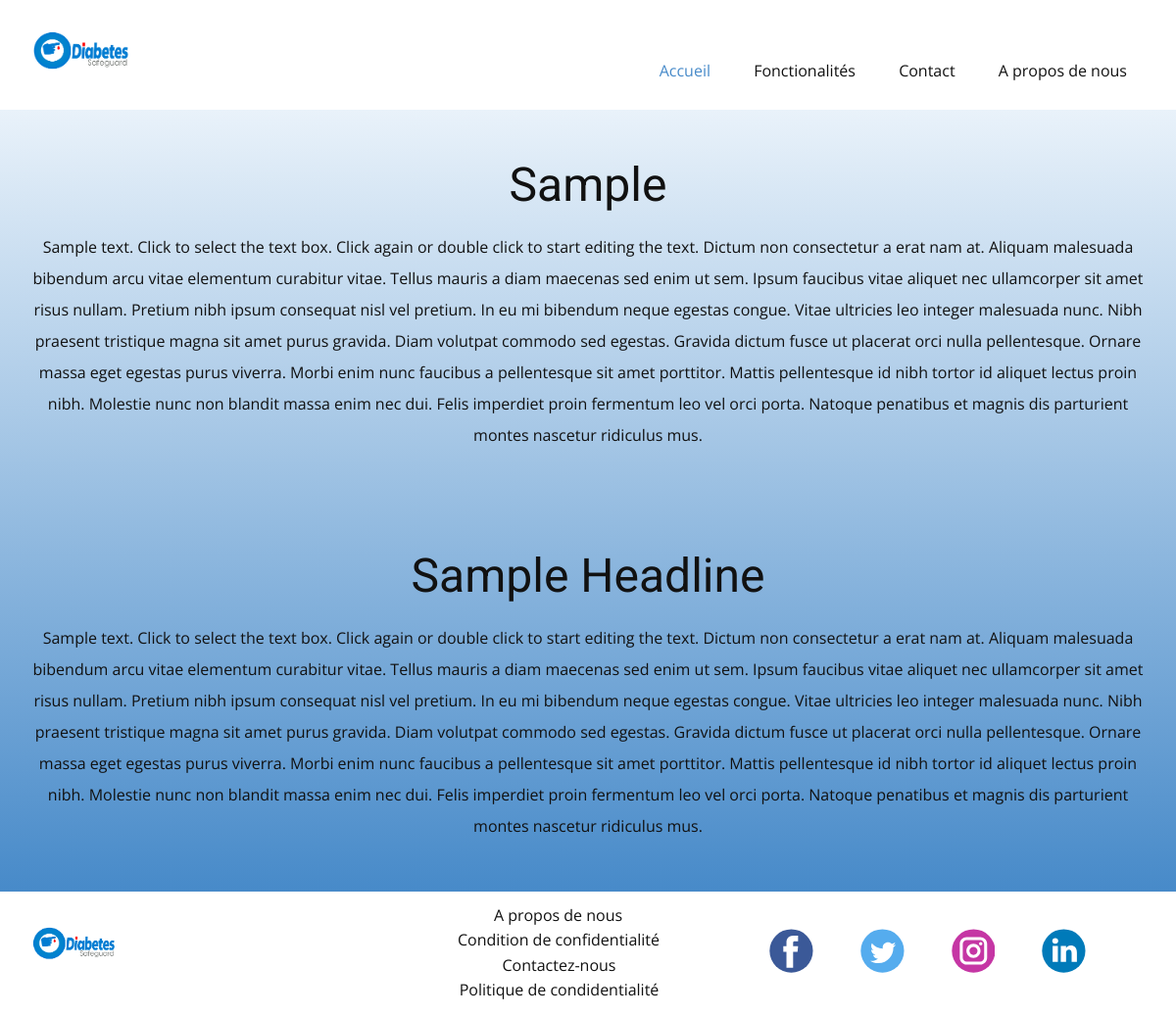
The page / on the database its author committed.
### tables this page shows
CREATE TABLE IF NOT EXISTS `content_home` (
  `id` int(11) NOT NULL AUTO_INCREMENT,
  `title` varchar(255) NOT NULL,
  `description` text NOT NULL,
  PRIMARY KEY (`id`)
);

### index.php (the view, shortened to what this page needs)
<?php
require('templates/header.php');
include("config/db.php");
?>
<section class="u-clearfix u-gradient u-section-1" id="sec-e0d7">
  <div class="u-clearfix u-sheet u-valign-middle u-sheet-1">
    <?php
    $sql = "SELECT * FROM content_home";
    if ($result = $bdd->query($sql)) {
      while ($row = $result->fetch_row()) {
        echo '
          <div class="fr-view u-align-center u-clearfix u-rich-text u-text u-text-1 mt-2">
            <h1 style="text-align: center;">' . $row[1] . '</h1>
            <p style="text-align: center;">
              <span style="line-height: 2.0;">' . $row[2] . '</span>
            </p>
          </div>
        ';
      }
    }
    ?>
  </div>
</section>
<?php
require('templates/footer.php');
?>

### accueil.css (style rules this page uses)
.u-section-1 { background-image: linear-gradient(#e9f2fa, #478ac9); }
.u-section-1 .u-sheet-1 { min-height: 708px; }
.u-section-1 .u-text-1 { margin: 31px 0; }

### rows shown on the page
content_home: title "Sample", description "Sample text. Click to select the text box. Click again or double click to start editing the text. Dictum non consectetur a erat nam at. Aliquam malesuada bibendum arcu vitae elementum curabitur vitae. Tellus mauris a diam maecenas sed enim ut sem. Ipsum faucibus vitae aliquet nec ullamcorper sit amet risus nullam. Pretium nibh ipsum consequat nisl vel pretium. In eu mi bibendum neque egestas congue. Vitae ultricies leo integer malesuada nunc. Nibh praesent tristique magna sit amet purus gravida. Diam volutpat commodo sed egestas. Gravida dictum fusce ut placerat orci nulla pellentesque. Ornare massa eget egestas purus viverra. Morbi enim nunc faucibus a pellentesque sit amet porttitor.…"
content_home: title "Sample Headline", description "Sample text. Click to select the text box. Click again or double click to start editing the text. Dictum non consectetur a erat nam at. Aliquam malesuada bibendum arcu vitae elementum curabitur vitae. Tellus mauris a diam maecenas sed enim ut sem. Ipsum faucibus vitae aliquet nec ullamcorper sit amet risus nullam. Pretium nibh ipsum consequat nisl vel pretium. In eu mi bibendum neque egestas congue. Vitae ultricies leo integer malesuada nunc. Nibh praesent tristique magna sit amet purus gravida. Diam volutpat commodo sed egestas. Gravida dictum fusce ut placerat orci nulla pellentesque. Ornare massa eget egestas purus viverra. Morbi enim nunc faucibus a pellentesque sit amet porttitor.…"
